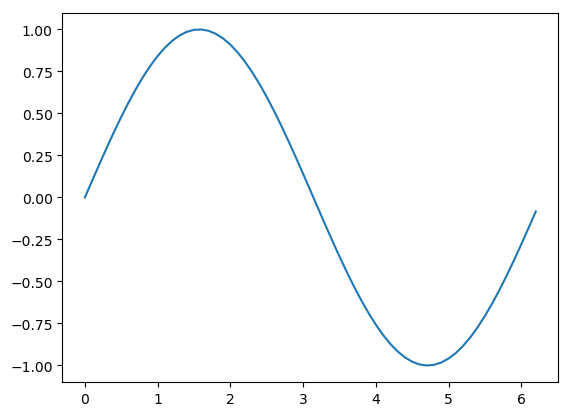

Write the Python code that produced this figure.
#Plots sin(x) on x = [0, 2pi)
#in steps of 0.1
x = np.arange(0, 2*np.pi, 0.1)
y = np.sin(x)
plt.plot(x, y)
plot(plt)
